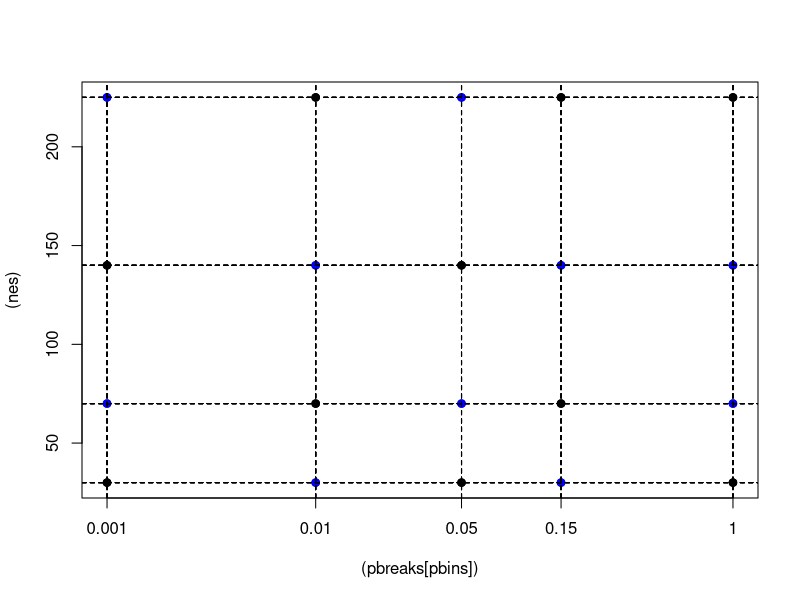
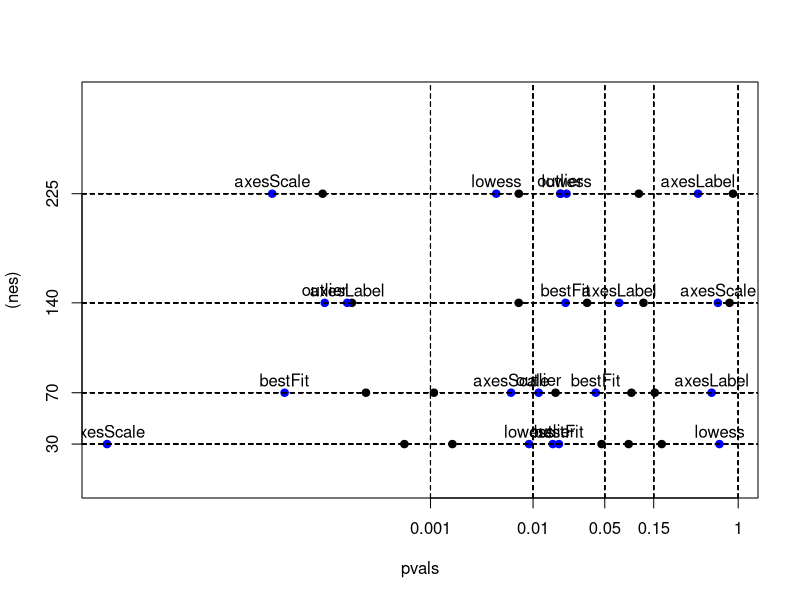

Generate these figures, in order, with R:
#COURSERA STUFF

set.seed(234032)

#Intro question:
setwd("/Users/aaronfisher/Documents/JH/EDA Versions/Sourcetree EDA Git Repo/Coursera - pvals - feb3")
nreps<-40 
pbreaks<-c(.001,.01,.05,.15,1)
pbins<-rep(1:5,length=nreps)
nes<-rep(c(30,70,140,225,225,140,225,30,70,30,70,140,70,30,70,225,30,225,140,140),2)
cbind(nes[1:5],nes[6:10],nes[11:15],nes[16:20])
xes<-matrix(nrow=nreps,ncol=max(nes)) #NOTE some rows will have NA values because of the different nes variable values.
yes<-matrix(nrow=nreps,ncol=max(nes))
pvals<-1 #initialize variables
tvals<-1

plot((pbreaks[pbins]),(nes),pch=19,log='x',xaxt='n',col=rep(c('black','blue'),c(10,10)))
axis(side=1,pbreaks,at=pbreaks)
abline(v=pbreaks[pbins],lty=2)
abline(h=nes,lty=2)

#First generate baseline data
#then add presentation data (same data + presentaion vector)
#then change data for when the twist is adding an outlier
#then add replicates of all of the vector to see how consistent people are on the exact same stuff

for(i in 1:nreps){
	tryagain<-T
	if(i %in% c(1:100*nreps/100)) print(i)
	while(tryagain){ #to ENSURE that we get a good mix of p-value ranges
		#get t close to what we want
		t<-qnorm(pbreaks[pbins[i]],mean=0,sd=1,lower.tail=F)
		if(abs(t)>5)t<-0 #guards against when the bin is 1, and quantile has infinite size
		n<-nes[i]
		x<-rnorm(n)
		e<-rnorm(n)
		bhat<-t*sd(e)/(sqrt(n)*sd(x))
		if(pbins[i]>=5 & sample(c(2,2,1),1)==2) bhat<-0 #sometimes generate it actually from a null
		y<-x*bhat*sample(c(-1,1),1)+e

		tvals[i]<-summary(lm(y~x))$coeff[2,3]
		pvals[i]<-summary(lm(y~x))$coeff[2,4]
		xes[i,1:n]<-x
		yes[i,1:n]<-y

		pi<-pvals[i]
		bini<-min(which(pi<pbreaks))
		if(bini==pbins[i]) tryagain<-F
	}	
	#plot(x,y,main=n)
	#readline(prompt='go')
}


###############################################
#add same plot with new presentation style

npres<-20
pres<-c(rep('plain',length=20),c('outlier','lowess','bestFit','axesScale','axesLabel')[c(4,4,3,1,5,5,2,3,1,2,3, 1, 3, 1, 5,4, 2, 2, 5, 4)])
cbind(pres,pbreaks,nes)

#THIS IS NO LONGER HOW YOU MAKE DATA FOR THE SURVEY!!!!!!!
#NOW THE VECTORS ARE SET APRIORI AT THEIR FULL SIZE, THEY AREN'T DOUBLED LATER.
#Double check to make sure you didn't already do it
#if(dim(xes)[1]==nreps){
	#nes<-c(nes,nes[1:npres])
	#pbreaks<-c(pbreaks,pbreaks[1:npres])
	#pbins<-c(pbins,pbins[1:npres])
	#xes<-rbind(xes,xes[1:npres,])
	#yes<-rbind(yes,yes[1:npres,])
	#pvals<-c(pvals,pvals[1:npres])
	#tvals<-c(tvals,tvals[1:npres])
#}
#origPlot<-c(1:nreps,1:npres)

################################################
#Fix those that now get an extra outlier
#add it one sd above the max x and max y, or w/e is appropriate for the right corner
for(i in which(pres=='outlier')){
	n<-nes[i]
	#grab the middle point from x and y
	mx<-rep(mean(x),n)
	my<-rep(mean(y),n)
	x<-xes[i,1:n]
	y<-yes[i,1:n]
	distvec<-sqrt((mx-x)^2+(my-y)^2)
	switch<-which(distvec==min(distvec))
	
	#should we add it to the top of the graph or the bottom?
	updown<-sample(c('up','down'),1)
	#tval conveys if the best fit line is pos or neg
	if(updown=='down' & tvals[i]<1) {
		x[switch]<-max(x)+sd(x)
		y[switch]<-min(y)-sd(y)
	}
	if(updown=='down' & tvals[i]>1) {
		x[switch]<-min(x)-sd(x)
		y[switch]<-min(y)-sd(y)
	}
	if(updown=='up' & tvals[i]<1) {
		x[switch]<-min(x)-sd(x)
		y[switch]<-max(y)+sd(y)
	}
	if(updown=='up' & tvals[i]>1) {
		x[switch]<-max(x)+sd(x)
		y[switch]<-max(y)+sd(y)
	}

	tvals[i]<-summary(lm(y~x))$coeff[2,3]
	pvals[i]<-summary(lm(y~x))$coeff[2,4]
	xes[i,1:n]<-x
	yes[i,1:n]<-y
}

################################################
#NO REPLICATES HERE!!!!!!
#If you want to add them, re add 'whichrep'& 'beforeRep'to the save command
#Repeat numbers 2 and 4

nreplicates<-0

# whichrep<-c(2,4)

# if(dim(xes)[1]==nreps){
# 	nes<-c(nes,nes[whichrep])
# 	pbins<-c(pbins,pbins[whichrep])
# 	xes<-rbind(xes,xes[whichrep,])
# 	yes<-rbind(yes,yes[whichrep,])
# 	pvals<-c(pvals,pvals[whichrep])
# 	tvals<-c(tvals,tvals[whichrep])
# 	pres<-c(pres,pres[whichrep])
	#origPlot<-c(origPlot,origPlot[whichrep]) ## used when there's overlaping data between plain and styled
#}
# beforeRep<-c(1:(nreps*2),whichrep)
#beforeRep has 20 unique values, and 2 indexes at the end refering to the original index of the graphs that are replicated

plot(pvals,(nes),pch=19,log='x',xaxt='n',yaxt='n',col=c('blue','black')[(pres=='plain')+1],ylim=c(0,300))
axis(side=1,pbreaks,at=pbreaks)
axis(side=2,unique(nes),at=unique(nes))
abline(v=pbreaks[pbins],lty=2)
abline(h=nes,lty=2)
text(pvals[pres!="plain"],nes[pres!="plain"]+10,pres[pres!="plain"])
#text(pvals[whichrep],nes[whichrep]-10,"rep")

#save(list=c('xes','yes','nreps','pbins','pvals','tvals','nes','pres','nreplicates'),file='data_for_1plots_coursera1.RData')

